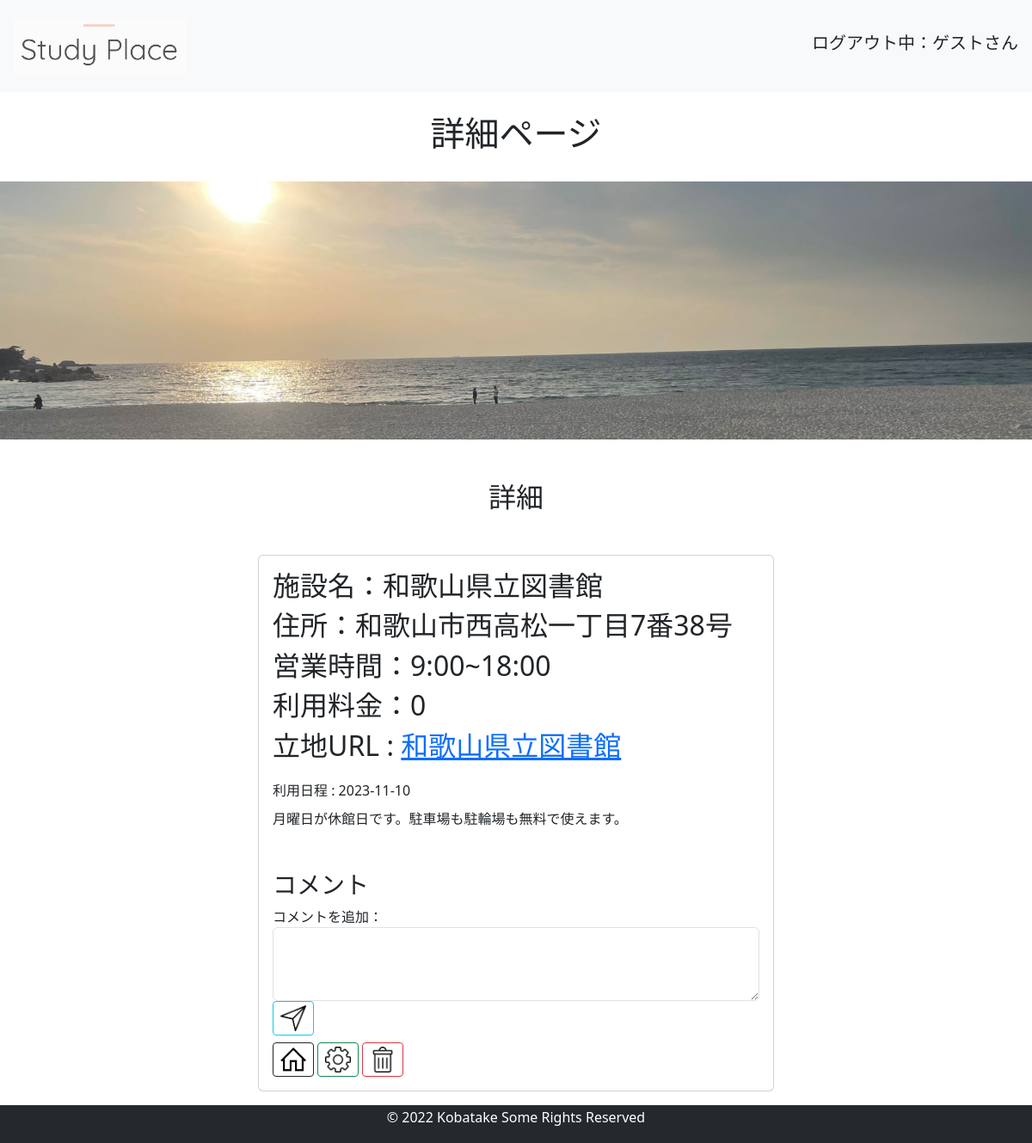
The app's page /detail/2 with its own data.
### app.py (models this page shows)
class Post(db.Model):
    id = db.Column(db.Integer, primary_key=True)
    title = db.Column(db.String(30), nullable=False)
    detail = db.Column(db.String(200))
    due = db.Column(db.DateTime, nullable=False)
    place = db.Column(db.String(50), nullable=False)
    time = db.Column(db.String(30), nullable=False)
    money = db.Column(db.String(30), nullable=False)
    user_id = db.Column(db.Integer, db.ForeignKey('user.id'), nullable=False)  # 外部キー：ユーザー情報
    comments = db.relationship('Comment', backref='post', lazy=True, cascade='all, delete-orphan')
    @property
    def place_map_link(self):
        return f"https://www.google.com/maps/place/{quote(self.title)}"

### app.py (the view)
@app.route('/detail/<int:id>',methods=['GET', 'POST'])
def read(id):
    post = Post.query.get(id)
    if request.method == 'POST':
        comment_text = request.form.get('comment_text')
        new_comment = Comment(text=comment_text, post_id=post.id)
        db.session.add(new_comment)
        db.session.commit()
    comments = Comment.query.filter_by(post_id=id).order_by(Comment.created_at.desc()).all()
    return render_template('detail.html', post=post, comments=comments)

### templates/detail.html (shortened to what this page needs)
{%extends 'base.html' %}
{% block body %}
<br>
<h1><div style="text-align: center;">詳細ページ</dvi></h1>
<br>
<img src="/static/img/summer.jpg" style="width:100%">
<h2 class="m-5" style="text-align: center;">詳細</h2>
<div class="card w-50 mb-3" style="margin: auto">
    <div class="card-body">
        <h2 class="card-title">施設名：{{ post.title }}</h2>
        <h2 class="card-title">住所：{{ post.place }}</h2>
        <h2 class="card-title">営業時間：{{ post.time }}</h2>
        <h2 class="card-title">利用料金：{{ post.money }}</h2>
        <h2 class="card-title">立地URL : <a href="{{ post.place_map_link }}" target="_blank">{{ post.title }}</a></h2>
        <h2><span class="ml-3" style="font-size: 0.5em">利用日程 : {{ post.due.date() }}</span></h2>
        <p>{{ post.detail }}</p>
        <h3 class="mt-5">コメント</h3>
        <form method="post" action="/detail/{{ post.id }}">
          <div class="form-group">
              <label for="comment_text">コメントを追加：</label>
              <textarea class="form-control" id="comment_text" name="comment_text" rows="3" required></textarea>
          </div>
          <button type="submit" class="btn btn-outline-info btn-sm" ><img src="/static/img/comment.png" style="max-width: 30px; max-height: 30px;"></button>
        </form>
        <div class="pt-2">
          <a class="btn btn-outline-dark btn-sm" href="/" role="button"><img src="/static/img/home.png" style="max-width: 30px; max-height: 30px;"></a>
          <a class="btn btn-outline-success btn-sm" href="/update/{{ post.id }}" role="button"><img src="/static/img/update.png" style="max-width: 30px; max-height: 30px;"></a>
          <a class="btn btn-outline-danger btn-sm" href="/delete/{{ post.id }}" role="button"><img src="/static/img/delite.png" style="max-width: 30px; max-height: 30px;"></a>
        </div>
    </div>
  </div>
{% endblock %}

### records on screen
Post: title "和歌山県立図書館", place "和歌山市西高松一丁目7番38号", time "9:00~18:00", money "0", due "2023-11-10", detail "月曜日が休館日です。駐車場も駐輪場も無料で使えます。"
